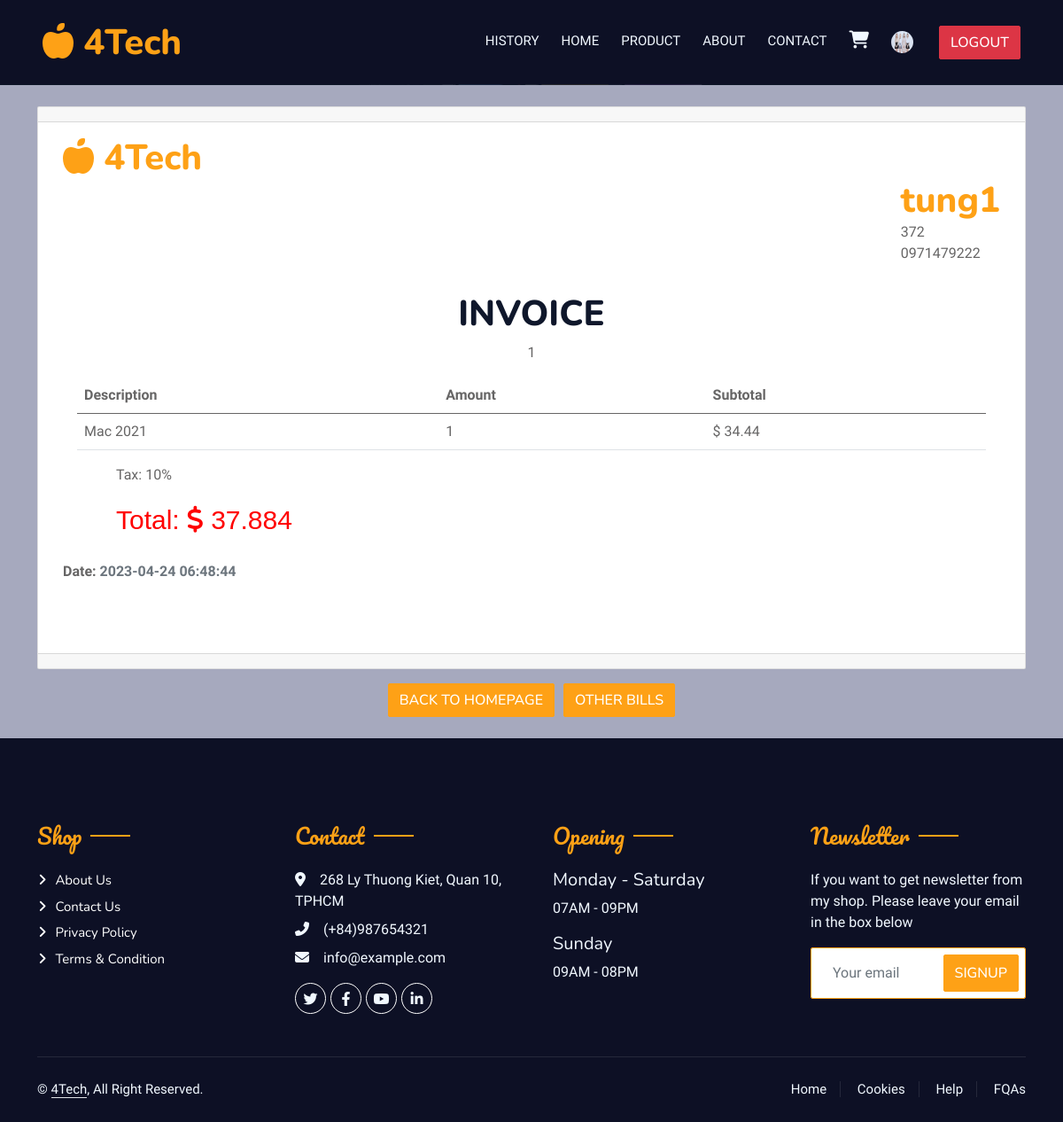
/history/bill.php?id=1 (signed in), run on the app's committed database.
### tables this page shows
CREATE TABLE `customer` (
  `id` int(11) NOT NULL,
  `username` varchar(50) NOT NULL,
  `password` text NOT NULL,
  `name` varchar(100) DEFAULT NULL,
  `phone` varchar(100) DEFAULT NULL,
  `address` varchar(256) DEFAULT NULL,
  `birthday` date DEFAULT NULL,
  `active` int(11) DEFAULT NULL,
  `image` text DEFAULT NULL,
  `status` varchar(10) DEFAULT NULL
);

CREATE TABLE `bill` (
  `indx` int(11) NOT NULL,
  `id` int(11) NOT NULL,
  `customerID` int(11) NOT NULL,
  `date` text NOT NULL,
  `totalcost` int(11) NOT NULL,
  `Pay_method` char(10) DEFAULT NULL,
  `status` varchar(10) NOT NULL DEFAULT 'wait'
);

CREATE TABLE `products` (
  `id` int(11) NOT NULL,
  `name` varchar(255) NOT NULL,
  `price` varchar(255) NOT NULL,
  `type` varchar(255) NOT NULL,
  `image` varchar(255) NOT NULL,
  `image1` varchar(255) NOT NULL,
  `image2` varchar(255) NOT NULL,
  `image3` varchar(255) NOT NULL,
  `amount` int(11) DEFAULT NULL,
  `rating` int(11) NOT NULL,
  `chip` varchar(255) NOT NULL,
  `ram` varchar(255) NOT NULL,
  `screen` varchar(255) NOT NULL,
  `battery` varchar(255) NOT NULL,
  `outstanding` varchar(255) NOT NULL,
  `guarantee` varchar(255) NOT NULL
);

### history/bill.php (the view, shortened to what this page needs)
<?php
	if($_SESSION['role'] != 'customer'){
		echo 'This page is only for customer';
	}else{
		require_once('../config/config.php');
		$query = "select * from customer where id='".$_SESSION['id']."'";
		$res = $connection->query($query);
		$cusomer_info =  $res->fetch_assoc();
		$CUSTOMER_ID = $cusomer_info['id'];
		if(isset($_GET['id'])){
			$query = "select * from bill where id=".$_GET['id']." and customerID=".$_SESSION['id'];
			$res = $connection->query($query);
			$bill_detail = $res->fetch_assoc();
			$query = " select product_ID, amount from products_of_bill where bill_id=".$_GET['id'].' and customerID='.$CUSTOMER_ID;
			$res = $connection->query($query);
			$product_IDs = $res->fetch_all(MYSQLI_ASSOC);
			$products = array();
			foreach($product_IDs as $id){
				$query = "select * from products where id=".$id['product_ID'];
				$res = $connection->query($query);
				$product = $res->fetch_assoc();
				$product['quantity'] = $id['amount'];
				array_push($products, $product);
			}
		}else{
			header("Location: /history");
			exit;
		}
	}
?>
<!DOCTYPE html>
<html lang='en'>
	<head>
	</head>
	<body style="background-color: #a6a9be;">
		<?php include('../base/header.php'); ?>
			<div class="container-fluid">
					<div class="container mt-4 mb-4">
					<div class="card">
									<div class="card-header bg-black"></div>
									<div class="card-body">
										<div class="container">
										<div class="row">
											<div class="col-xl-12">
											<h1 class="text-primary m-0"><i class="fa-solid fa-apple-whole"></i> 4Tech</h1>
											</div>
										</div>
										<div class="row">
											<div class="col-xl-12">
											<ul class="list-unstyled text-primay float-end">
												<li><h1 class="text-primary m-0"><?php echo $cusomer_info['username']; ?></h1></li>
												<li><?php echo $cusomer_info['address']; ?></li>
												<li><?php echo $cusomer_info['phone']; ?></li>
											</ul>
											</div>
										</div>
										<div class="row text-center">
											<h3 class="text-uppercase text-center mt-3" style="font-size: 40px;">Invoice</h3>
											<p><?php echo $bill_detail['id']; ?></p>
										</div>
										<div class="row mx-3">
											<table class="table">
											<thead>
												<tr>
												<th scope="col">Description</th>
												<th scope="col">Amount</th>
												<th scope="col">Subtotal</th>
												</tr>
											</thead>
											<tbody>
												<?php
												$total = 0;
												foreach($products as $product){ ?>
													<tr>
														<td><?php echo $product['name']; ?></td>
														<td><?php echo $product['quantity']; ?></td>
														<td>$ <?php echo $product['price']*$product['quantity']; ?></td>
													</tr>
												<?php
												$total += $product['quantity']*$product['price'];
												} ?>
											</tbody>
											</table>
											</div>
										<div class="row">
											<div class="col-xl-8" style="margin-left:60px">
											<p>Tax: 10%</p>
											<p
												style="font-size: 30px; color: red; font-weight: 400;font-family: Arial, Helvetica, sans-serif;">
												Total:
												<span><i class="fas fa-dollar-sign"></i> <?php echo $total + 0.1*$total; ?></span></p>
											</div>
										</div>
										<div class="row mt-2 mb-5">
											<p class="fw-bold">Date: <span class="text-muted"><?php echo $bill_detail['date']; ?></span></p>
										</div>
										</div>
									</div>
									<div class="card-footer bg-black"></div>
									</div>
									<div class="row">
										<div class="col d-flex justify-content-center mt-3">
											<a class="btn btn-primary" href="/homepage/">Back to Homepage</a>
											<a href="/history" class="btn btn-primary" style="margin-left: 10px">Other bills</a>
										</div>
									</div>
					</div>
			</div>
	</body>
</html>

### utils/css/style.css (style rules this page uses)
:root { --primary: #FEA116; --light: #F1F8FF; --dark: #0F172B; }
.ff-secondary { font-family: 'Pacifico', cursive; }
.btn { font-family: 'Nunito', sans-serif; font-weight: 500; text-transform: uppercase; transition: .5s; }
.btn.btn-primary, .btn.btn-secondary { color: #FFFFFF; }
.section-title { position: relative; display: inline-block; }
.section-title::before { position: absolute; content: ""; width: 45px; height: 2px; top: 50%; left: -55px; margin-top: -1px; background: var(--primary); }
.section-title::after { position: absolute; content: ""; width: 45px; height: 2px; top: 50%; right: -55px; margin-top: -1px; background: var(--primary); }
.section-title.text-start::before, .section-title.text-end::after { display: none; }
.footer .btn.btn-social { margin-right: 5px; width: 35px; height: 35px; display: flex; align-items: center; justify-content: center; color: var(--light); border: 1px solid #FFFFFF; border-radius: 35px; transition: .3s; }
.footer .btn.btn-link { display: block; margin-bottom: 5px; padding: 0; text-align: left; color: #FFFFFF; font-size: 15px; font-weight: normal; text-transform: capitalize; transition: .3s; }
.footer .btn.btn-link::before { position: relative; content: "\f105"; font-family: "Font Awesome 5 Free"; font-weight: 900; margin-right: 10px; }
.footer .copyright { padding: 25px 0; font-size: 15px; border-top: 1px solid rgba(256, 256, 256, .1); }
.footer .copyright a { color: var(--light); }
.footer .footer-menu a { margin-right: 15px; padding-right: 15px; border-right: 1px solid rgba(255, 255, 255, .1); }
.footer .footer-menu a:last-child { margin-right: 0; padding-right: 0; border-right: none; }

### data on the page
customer: username "tung1", address "372", phone "0971479222"
bill: id "1", date "2023-04-24 06:48:44"
products: name "Mac 2021", id "1", $product['price']*$product['quantity'] "34.44"

### other printed values
$total + 0.1*$total "37.884"
